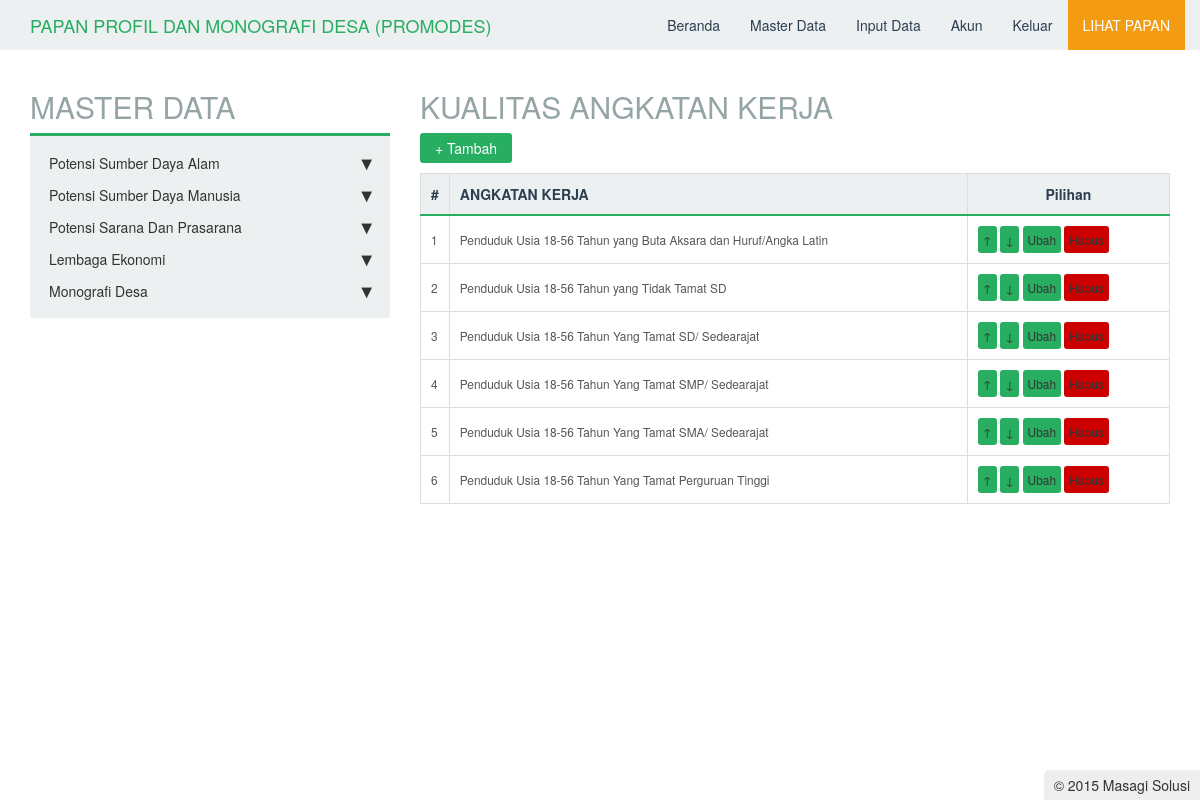
The page /master/potensi_sdm/kualitas_angker/master.php (signed in) on the database its author committed.
### tables this page shows
CREATE TABLE IF NOT EXISTS `tbkualitas_angker` (
  `id` int(11) NOT NULL AUTO_INCREMENT,
  `nama` varchar(225) NOT NULL,
  `posisi` int(11) NOT NULL,
  PRIMARY KEY (`id`)
);

### master/potensi_sdm/kualitas_angker/master.php (the view, shortened to what this page needs)
<?php
include_once "../../../functions/urut.php";
include_once "../../../master/header.php";
echo "<h2>KUALITAS ANGKATAN KERJA</h2>";
$mod = $_GET['mod'];
if($mod == "tambah"){
    if(isset($_POST['simpan'])){
        $nama = $_POST['nama'];
        $s = mysql_query("select max(posisi) as urut from tbkualitas_angker");
        $d = mysql_fetch_array($s);
        $posisi  = $d['urut']+1;
        for($i = 0;$i < sizeof($nama);$i++){
           if($nama[$i] != ""){
               $q = mysql_query("insert into tbkualitas_angker(nama,posisi) values('".mysql_real_escape_string($nama[$i])."','".($posisi+$i)."')");
           }
        }
        if($q){
            echo "<script>window.location='master.php';</script>";
        }
    }
    echo "<link rel='stylesheet' type='text/css' href='../../../lib/css/table2.css'/>";
?>
<script type="text/javascript" src="../../../lib/js/jquery-1.9.1.min.js"></script>
<script type="text/javascript">
$(document).ready(function(){
    var count = 0;
    $nama = $("#nama");
    $add = $("#add");
    $add.click(function(e){
        var countNext = count+1;
        $("#input"+count).append("<div>&nbsp;&nbsp;<input type='text' name='nama[]' id='nama"+count+"'/><div id='input"+countNext+"'></div></div>");
        $("#nama"+count).focus();
        count++;
    });
});
</script>
<form method="post">
    <table>
        <tr>
            <td>Angkatan Kerja</td>
            <td id='nama'><div id='input0'> : <input type='text' name='nama[]' id='nama' required/><a class='btn' href='#' id='add'>+</a></div></td>
        </tr>
        <tr>
            <td></td>
            <td><input type='submit' name='simpan' value='Tambah'></td>
        </tr>
    </table>
</form>
<?php
}
else if($mod == "hapus"){
    $id = abs((int)$_GET['id']);
    $q = mysql_query("delete from tbkualitas_angker where id='$id'");
    if($q){
        echo "<script>window.location='master.php';</script>";
    }
}
else
{
    echo "<link rel='stylesheet' type='text/css' href='../../../lib/css/table.css'/>";
    echo "<input type='reset' onclick=\"window.location='?mod=tambah';\" value='+ Tambah'/>";
    echo "<table>
            <tr>
                <th>#</th>
                <th align=left>ANGKATAN KERJA</th>
                <th>Pilihan</th>
            </tr>";
    $n1 = 1;
    $s1= mysql_query("select * from tbkualitas_angker order by posisi asc");
    while($d1 = mysql_fetch_array($s1)){
        echo "<tr>
                <td>$n1</td>
                <td>$d1[nama]</td>
                <td><a class='edit' href='?mod=urut&id=$d1[id]&tipe=1&posisi=up'>&#8593;</a> <a class='edit' href='?mod=urut&id=$d1[id]&tipe=1&posisi=down'>&#8595;</a> <a class='edit' href='?mod=ubah&id=$d1[id]'>Ubah</a> <a class='del' href='#' onclick='confirmDelete(\"?mod=hapus&id=$d1[id]\");'>Hapus</a></td>
            </tr>";
        $n1++;
    }
    echo "</table>";
}
include_once "../../../master/footer.php";
?>

### rows shown on the page
tbkualitas_angker: nama "Penduduk Usia 18-56 Tahun yang Buta Aksara dan Huruf/Angka Latin"
tbkualitas_angker: nama "Penduduk Usia 18-56 Tahun yang Tidak Tamat SD"
tbkualitas_angker: nama "Penduduk Usia 18-56 Tahun Yang Tamat SD/ Sedearajat"
tbkualitas_angker: nama "Penduduk Usia 18-56 Tahun Yang Tamat SMP/ Sedearajat"
tbkualitas_angker: nama "Penduduk Usia 18-56 Tahun Yang Tamat SMA/ Sedearajat"
tbkualitas_angker: nama "Penduduk Usia 18-56 Tahun Yang Tamat Perguruan Tinggi"
